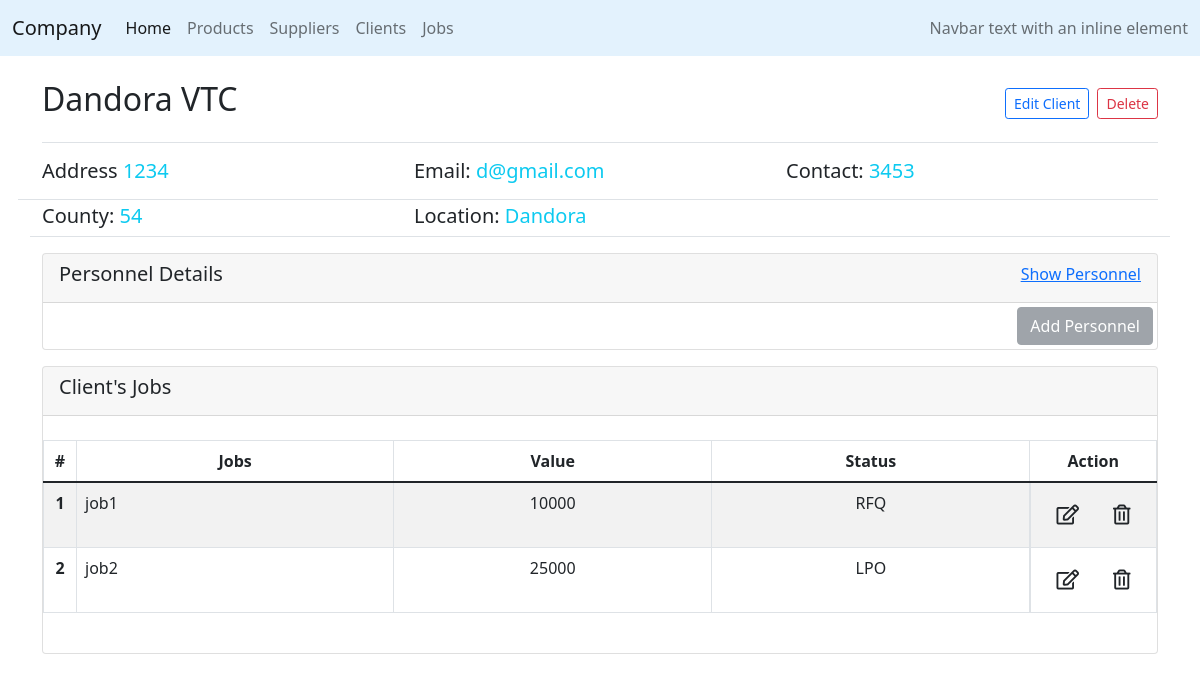
Screenshot of /company/clients/10 with the database file from the repository.
### company/models.py (models this page shows, shortened)
class Company(PolymorphicModel):
    id = models.BigAutoField(primary_key=True)
    nameC = models.CharField(max_length=64)
    address = models.IntegerField()
    email = models.CharField(max_length=64, default=0)
    contact = models.IntegerField()

class Client(Company):
    county = models.IntegerField()
    location = models.CharField(max_length=64)

### company/views.py (the view, shortened to what this page needs)
# urls.py: path('clients/<int:id>', views.clientDetail, name='clientDetail'),
def clientDetail(request, id):
    client = Client.objects.get(pk=id)
    personnel = client.personnel.all()
    jobs = [{"code":"job1", "value":10000, "status":"RFQ"},
    {"code":"job2", "value":"25000", "status":"LPO"}
    ]
    context = {
        "client": client,
        "personnel": personnel,
        "counties": counties,
        "jobs": jobs
    }
    return render(request, "company/clientDetails.html", context)

### company/templates/company/clientDetails.html (shortened to what this page needs)
{% extends "company/layout.html" %}
{% block body %}
<div class="container">
    <div class="d-flex justify-content-between border-bottom mt-4 pb-3">
        <div id="name">
            <h2>
                <span  class="cName">{{client.nameC}}</span>
            </h2>
        </div>
        <div class="d-flex align-items-center justify-content-between">
            <button class="btn btn-outline-primary btn-sm mx-2" id="editsupplier">Edit Client</button>
            <button class="btn btn-outline-danger btn-sm" id="deleteCompany">Delete</button>
        </div>
    </div>
    <div id="companyDetails" class="row mt-3 border-bottom">
        <div class="border-bottom col-12 row pb-2">
            <h5 class="col-md-4">
                Address
                <span class="text-info cAddress">{{client.address}}</span>
            </h5>
            <h5 class="col-md-4">
                Email:
                <span class="text-info cEmail">{{client.email}}</span>
            </h5>
            <h5 class="col-md-4">
                Contact:
                <span class="text-info cContact">{{client.contact}}</span>
        </div>
        <div class="col-12 pt-1 row">
            <h5 class="col-md-4">
                County:
                <span class="text-info cCounty">{{client.county}}</span>
            </h5>
            <h5 class="col-md-6">
                Location:
                <span class="text-info cLocation">{{client.location}}</span>
            </h5>
        </div>
    </div>
    <div class="card mt-3" id="personnelSection">
        <div class="card-header d-flex justify-content-between">
            <h5>Personnel Details</h5>
            <a class="showPersonnel">Show Personnel</a>
        </div>
        <div class="d-flex flex-row-reverse m-1">
            <button class="btn btn-secondary" id="addPerson">Add Personnel</button>
        </div>
    </div>
    <div class="card mt-3" id="jobSection">
        <div class="card-header">
            <h5>Client's Jobs</h5>
        </div>
        <div class="table-responsive my-4" id="jobs">
            <table class="table table-striped table-bordered table-hover">
                <thead>
                  <tr>
                    <th scope="col" style="width:3%" class="text-center">#</th>
                    <th scope="col" style="width:30%" class="text-center">Jobs</th>
                    <th scope="col" style="width:30%" class="text-center">Value</th>
                    <th scope="col" style="width:30%" class="text-center">Status</th>
                    <th scope="col" style="width:30%" class="text-center">Action</th>
                  </tr>
                </thead>
                <tbody id="jobsTable">
                    {% for job in jobs %}
                        <tr id="{{job.id}}">
                            <th scope="row" class="rowCounter text-center"></th>
                            <td id="code" class="" > {{job.code}}</td>
                            <td id="value" class="text-center"> {{job.value}} </td>
                            <td id="status" class="text-center">{{job.status}}</td>
                            <td class="d-flex justify-content-center">
                                <button id="editPriceButton" class="pr-1 btn btn-lg text-dark" >
                                    <i class="far fa-edit"></i>
                                </button>
                                <button id="deleteProductButton" class="pl-0 btn btn-lg text-dark">
                                    <i class="far fa-trash-alt"></i>
                                </button>
                            </td>
                        </tr>
                    {% endfor %}
                </tbody>
            </table>
        </div>
    </div>
</div>
{%endblock%}
{% load static %}

### company/static/company/styles.css (style rules this page uses)
table { counter-reset: rowCount; }
.rowCounter::before { counter-increment: rowCount; content: counter(rowCount); }
.showPersonnel, .hidePersonnel { cursor: pointer; }
a { cursor: pointer; }

### rows the page displays
Company: nameC "Dandora VTC", address "1234", email "d@gmail.com", contact "3453"
Client: county "54", location "Dandora"

### other values shown
{{ job.code }} "job1" "job2"
{{ job.value }} "10000" "25000"
{{ job.status }} "RFQ" "LPO"
